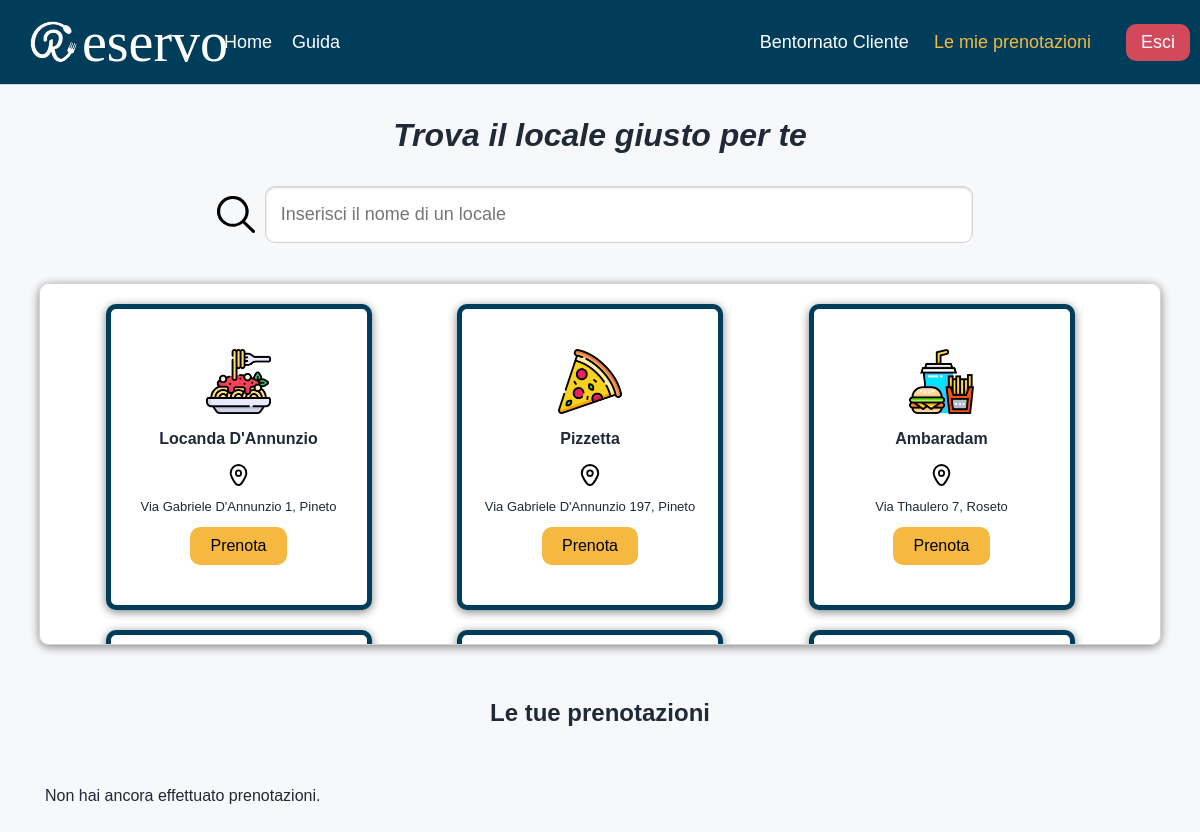
Page /php/index.php (signed in) on the committed database.
### tables this page shows
CREATE TABLE `restaurants` (
  `Id` int(11) NOT NULL AUTO_INCREMENT,
  `Name` varchar(50) DEFAULT NULL,
  `MaxCovers` int(11) DEFAULT NULL,
  `City` varchar(50) DEFAULT NULL,
  `Address` varchar(100) DEFAULT NULL,
  `Type` int(11) DEFAULT NULL,
  `Owner` int(11) DEFAULT NULL,
  PRIMARY KEY (`Id`)
);

### php/index.php (called while the page is built, shortened)
<?php
    $restaurants = null;
    $reservations = null;
    try {
        $connString = "mysql:host=".DBHOST.";dbname=".DBNAME;
        $pdo = new PDO($connString, DBUSER, DBPASS);
        $pdo->setAttribute(PDO::ATTR_ERRMODE, PDO::ERRMODE_EXCEPTION);
        $sql1 = "SELECT * FROM restaurants";
        $result1 = $pdo->query($sql1);
        $restaurants = $result1->fetchAll(PDO::FETCH_ASSOC);
        if (isset($_SESSION['UID'])) {
            $userid = $_SESSION['UID'];
            $sql2 = "SELECT reservations.Id, Name, Address, City, Date, Hour, Covers FROM reservations INNER JOIN restaurants ON reservations.Restaurant = restaurants.Id WHERE Client = '$userid' AND Date >= CURRENT_DATE";
            $result2 = $pdo->query($sql2);
            $reservations = $result2->fetchAll(PDO::FETCH_ASSOC);
        }
    }
    catch (PDOException $e) {
        error_log($e->getMessage());
        header("Location: ../html/error.html");
        exit;
    }
    include "views/home.php";
?>

### php/views/home.php (the view, shortened to what this page needs)
<!DOCTYPE html>
<html lang="it">
    <head>
        <link rel="stylesheet" href="../css/fonts.css">
        <link rel="stylesheet" href="../css/header.css">
        <link rel="stylesheet" href="../css/home.css">
    </head>
    <body id="homeBody" onload="init()">
        <header id="homeHeader">
            <div class="headSx">
                <div id="logo">
                    <img src="../images/logo.png" class="logo" alt="logo">
                    <a class="name">eservo</a>
                </div>
                <a class="homepage" href="index.php">Home</a>
                <a class="homepage" href="../html/guide.html">Guida</a>
            </div>
            <?php if (isset($_SESSION['UID'])): ?>
                <div class="logBar">
                    <p class="session"><?= "Bentornato " . htmlspecialchars($_SESSION['Name']) ?></p>
                    <a href="#reservations" class="navLink">Le mie prenotazioni</a>
                    <a class="logout" href="logout.php">Esci</a>
                </div>
            <?php endif; ?>
        </header>
        <p id="title">Trova il locale giusto per te</p>
        <div id="bodyContainer">
            <div id="restContainer">
                <div id="searchContainer">
                    <img src="../images/search.svg" class="search" alt="ricerca">
                    <input type="text" id="search" placeholder="Inserisci il nome di un locale">
                </div>
                <div id="restSection">
                    <?php if (empty($restaurants)): ?>
                        <p>Nessun ristorante presente.</p>
                    <?php else: ?>
                    <?php foreach ($restaurants as $restaurant): ?>
                        <div class="restPanel" id=<?= htmlspecialchars($restaurant['Id']) ?>>
                                <?php
                                    switch($restaurant['Type']) {
                                        case 0:
                                            echo '<img src="../images/pizza.png" class="kitchen" alt="type">';
                                            break;
                                        case 1:
                                            echo '<img src="../images/spaghetti.png" class="kitchen" alt="type">';
                                            break;
                                        case 2:
                                            echo '<img src="../images/sushi.png" class="kitchen" alt="type">';
                                            break;
                                        case 3:
                                            echo '<img src="../images/fast-food.png" class="kitchen" alt="type">';
                                            break;
                                        case 4:
                                            echo '<img src="../images/steak.png" class="kitchen" alt="type">';
                                            break;
                                        case 5:
                                            echo '<img src="../images/fish.png" class="kitchen" alt="type">';
                                    }
                                ?>
                                <p class="resName"><?= $restaurant['Name'] ?></p>
                                <img src="../images/marker.svg" class="marker" alt="address">
                                <p class="address"><?= $restaurant['Address'] . ", " . $restaurant['City'] ?></p>
                                <?php if (isset($_SESSION['UID'])): ?>
                                    <button class="panelButton" onclick="setResId(<?= htmlspecialchars($restaurant['Id']) ?>)">Prenota</button>
                                <?php else: ?>
                                    <a class="panelLink" href="login.php">Prenota</a>
                                <?php endif; ?>
                        </div>
                    <?php endforeach; ?>
                    <?php endif; ?>
                </div>
            </div>
        </div>
        <?php if (isset($_SESSION['UID'])): ?>
            <p class="reservations">Le tue prenotazioni</p>
            <div id="reservations">
                <?php if (empty($reservations)): ?>
                    <p>Non hai ancora effettuato prenotazioni.</p>
                <?php endif; ?>
            </div>
        <?php endif; ?>
    </body>
</html>

### css/header.css (style rules this page uses)
header { display: flex; justify-content: space-between; align-items: center; padding: 10px; background-color: #003d5b; border-bottom: 1px solid lightgray; }
.logout { padding: 8px 15px; font-size: large; text-decoration: none; color: white; border-radius: 10px; background-color: #d1495b; margin-left: 10px; }
.logo { width: 27%; }
.logBar { display: flex; align-items: center; justify-content: flex-end; gap: 25px; width: 40%; }
.headSx { margin-left: 20px; display: flex; align-items: center; gap: 20px; width: 60%; }
#logo { display: flex; align-items: center; gap: 5px; width: 25%; }
.session { color: white; font-size: large; }
.name { font-size: 3.5em; font-family: 'Parisienne'; color: white; text-decoration: none; cursor: default; }
.navLink { text-decoration: none; color: #F5B942; font-size: large; }
.homepage { color: white; font-size: large; text-decoration: none; }

### css/home.css (style rules this page uses)
body { background-color: #F7F8FA; color: #1F2937; }
#homeBody { font-family: 'GoogleSans', sans-serif; margin: 0px; }
#title { text-align: center; font-weight: bold; font-style: italic; font-size: xx-large; }
#restContainer { display: flex; flex-direction: column; align-items: center; width: 90%; gap: 40px; }
#bodyContainer { display: flex; justify-content: center; }
#searchContainer { display: flex; align-items: center; width: 70%; gap: 10px; margin-right: 10px; }
#search { height: 2.5em; width: 100%; font-size: large; padding: 5px 15px; border-radius: 10px; border: 1px solid lightgray; box-shadow: inset 0 1px 2px lightgray; }
#restSection { display: flex; flex-wrap: wrap; justify-content: space-evenly; gap: 20px; width: 100%; height: 20em; padding: 20px; margin-bottom: 30px; border-radius: 10px; border: 1px solid lightgray; box-shadow: 0 2px 10px gray; background-color: white; overflow-y: scroll; }
.restPanel { display: flex; flex-direction: column; justify-content: center; align-items: center; width: 20%; height: 80%; padding: 20px; border-radius: 10px; border: 5px solid #003d5b; box-shadow:0 2px 10px gray; background-color: white; margin-right: 20px; }
#reservations { display: flex; flex-wrap: wrap; justify-content: flex-start; gap: 20px; padding: 20px; width: 80%; margin-left: 25px; margin-bottom: 20px; }
.reservations { font-size: x-large; font-weight: bold; text-align: center; }
.search { width: 5%; }
.kitchen { width: 30%; }
.marker { width: 10%; }
.panelButton { background-color: #F5B942; border-radius: 10px; padding: 10px 20px; border: none; text-decoration: none; color: black; cursor: pointer; font-size: medium; }
.resName { font-weight: bold; }
.address { font-size: small; }

### rows in the picture
restaurants: Type 1 (drawn), Name "Locanda D'Annunzio", Address "Via Gabriele D'Annunzio 1", City "Pineto"
restaurants: Type 0 (drawn), Name "Pizzetta", Address "Via Gabriele D'Annunzio 197", City "Pineto"
restaurants: Type 3 (drawn), Name "Ambaradam", Address "Via Thaulero 7", City "Roseto"

### other values in the picture
$_SESSION['Name'] "Cliente"
